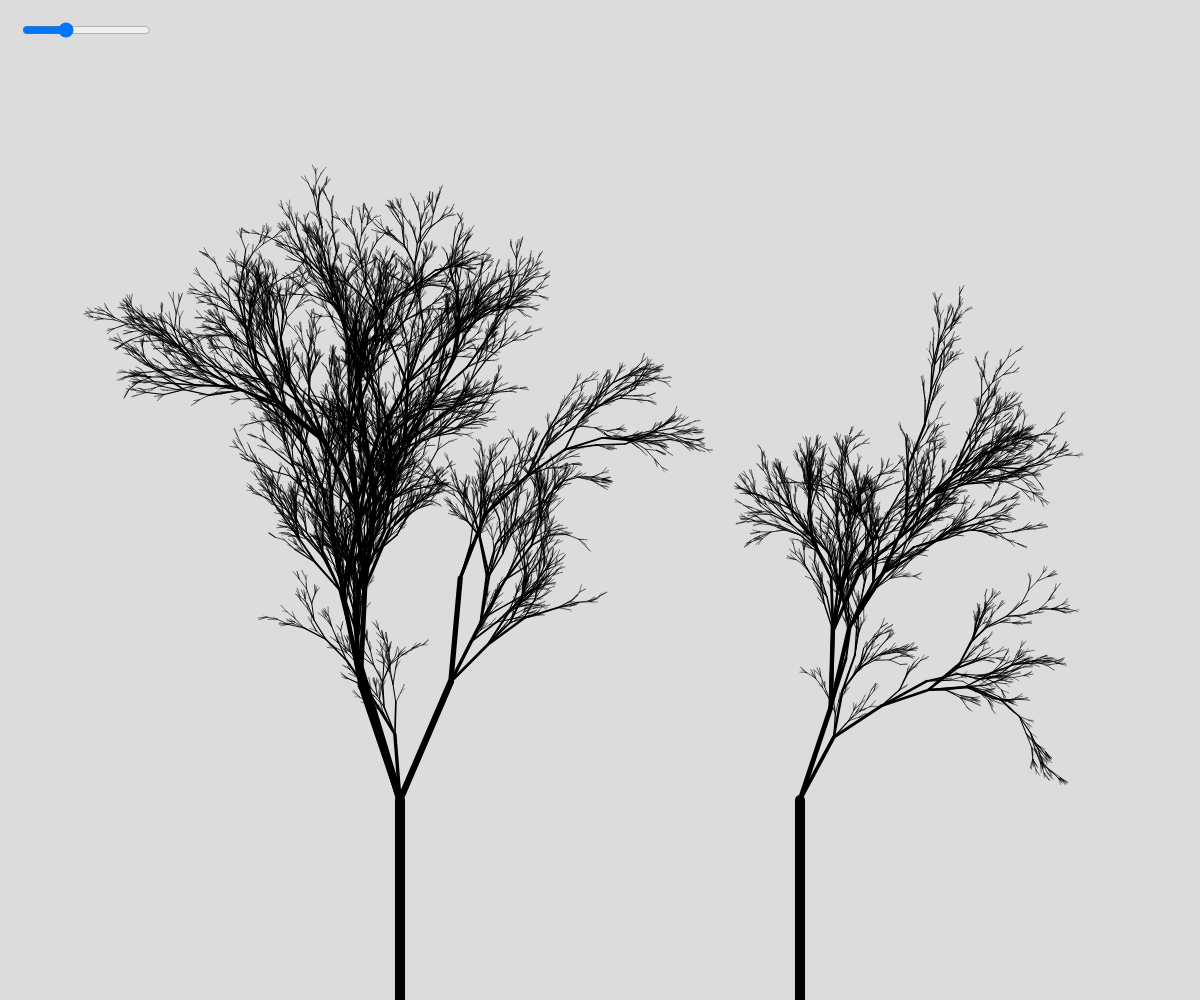
Frame 1 (no input)
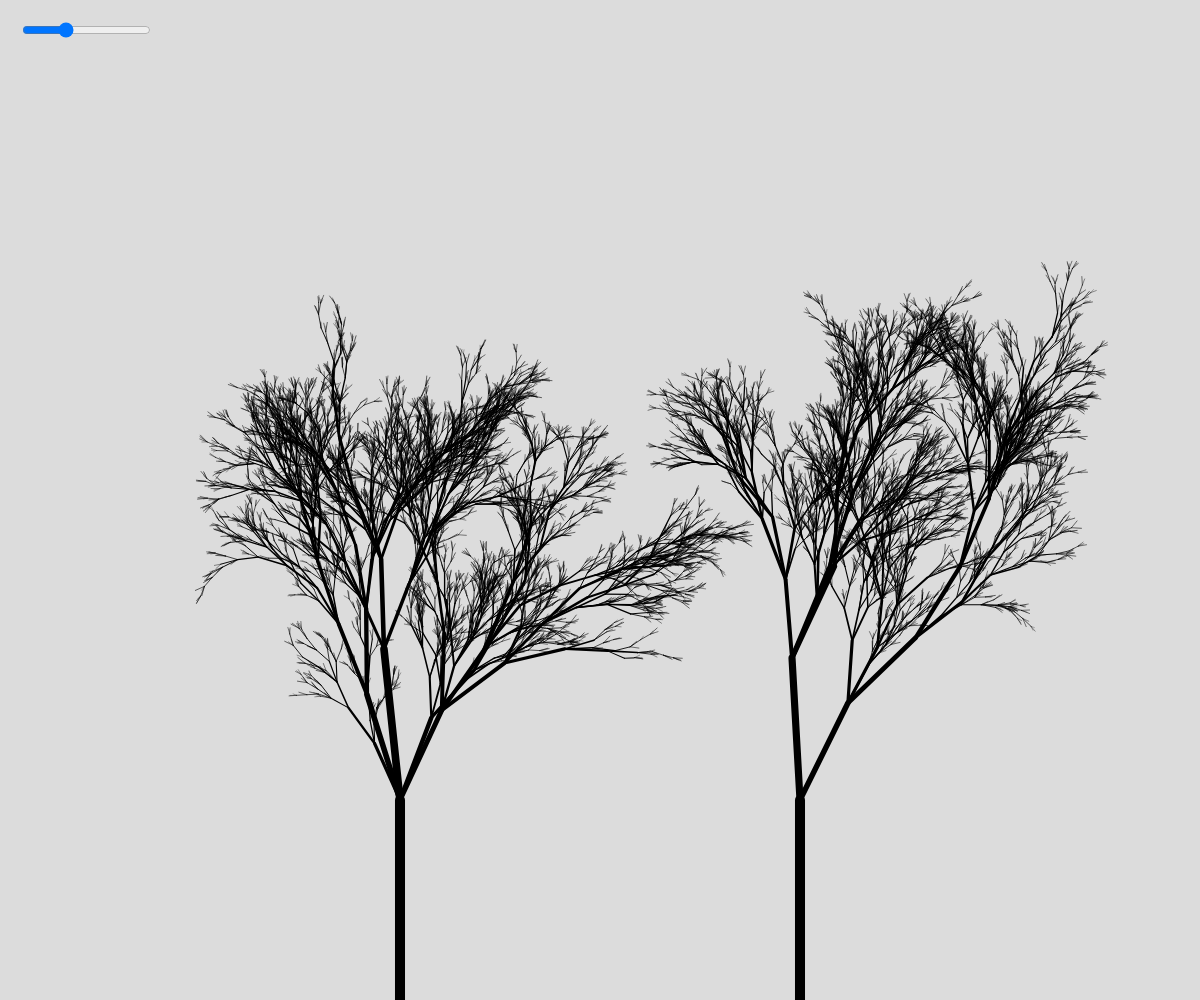
Frame 2 (the mouse pressed at the canvas centre, redrawn once)

The p5.js sketch that drew these frames (run headless with seeded random() and noise() and a simulated clock; the mouse was pressed at the canvas centre and the sketch redrawn once):

// p5.js sketch
// ── sketch.js
/*

   Recursión
*/

let spread, spreadSlider;


function setup() {
  createCanvas(windowWidth, windowHeight);
  fill(255, 100);
  spreadSlider = createSlider(0, HALF_PI, 0.5, 0.01);
  spreadSlider.position(20, 20);
  spreadSlider.changed(redraw);
  noLoop();
}

function draw() {
  spread = spreadSlider.value();
  background(220);
  branch(width/3, height, -HALF_PI, height/5);
  branch(width* 2/3, height, -HALF_PI, height/5);
}

function branch(x, y, ang, mag){
  push();
  translate(x, y);

  // inentidad circular
  // pasar de coordadas polares a cartesianas
  
  let nx = cos(ang) * mag;
  let ny = sin(ang) * mag;

  let sw = map(mag, 3, 300, .25, 15);
  strokeWeight(sw);
  line(0, 0, nx, ny);

  if(mag > 10){
    let numBranches = round(random(2, 5));
    for(let i = 0; i < numBranches; i++){
      branch(nx, ny, ang + random(-spread, spread), mag * random(0.3, 0.9));
    }
  }
  pop();
}
